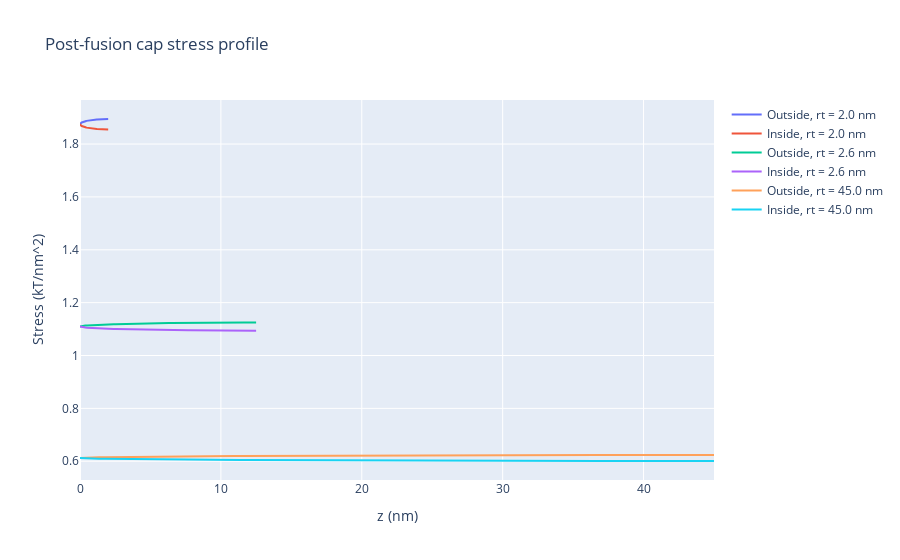
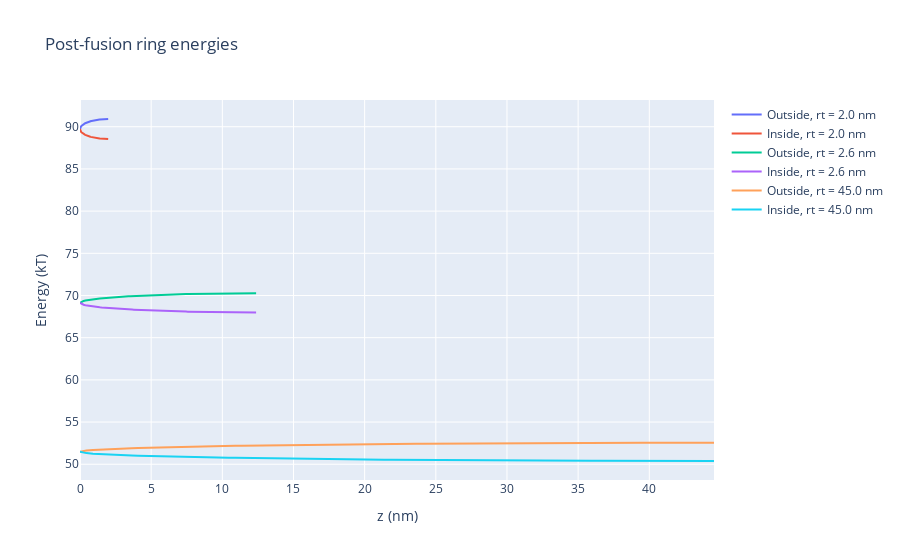
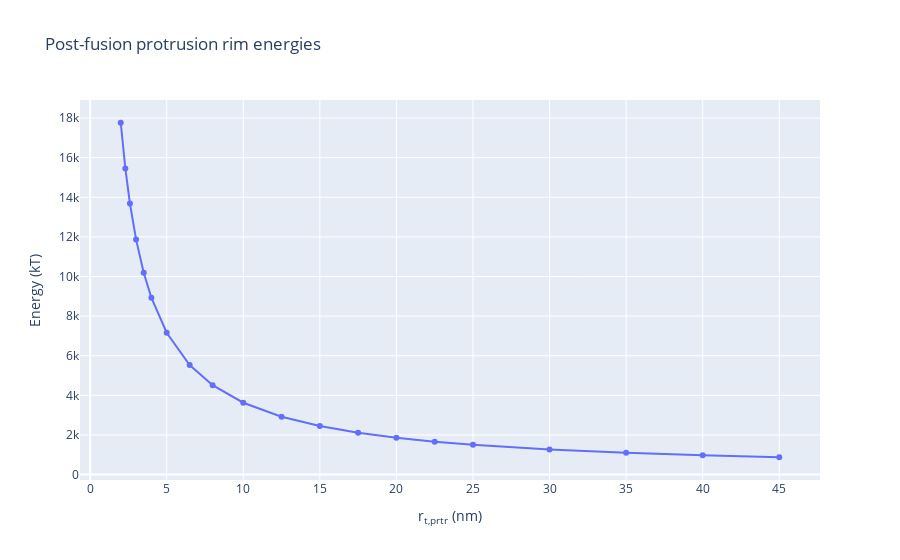

The cell these charts' notebook holds for them, in order:
### Markdown cell above
Validation of my "simulation parameter" validation:
- Dividing the z axis in to 1+Rt*n steps.  Choosing n=4 appears to be quite sufficient.  The final figure for GPre changes only slightly for n=2-->4, and there is no meaningful difference from n=4-->1000
    - Pass!

## Computation: post-fusion base rim via z-axis Riemann sum in cylindrical coordinates

This is the same as in BaseFusionPrePost.ipynb v1.1.1

*Caution: It is tempting to apply Christoph and Rob's (2011 paper) solution for conical pores to this situation.  However, we cannot.  Their conical set-up requires an imagined vertex that the membrane would converge to.  On the other hand, my cylindrical set-up is at a 90 degree rotation (where 0 is a perfectly flat membrane) and would only have such a vertex if the tube radius was infinitely thin.  We must therefore calculate this via direct application of toroidal geometry.*

This method poses the problem that each location on the z axis corresponds to 2 angles (except at the end).  However, we can use the same trigonometric method that we used in the previous section:

$u_{rim} = \left\{ \pi - arcsin \left(\frac{R_t - z}{R_t} \right) \cup arcsin \left(\frac{R_t - z}{R_t} \right) \right\}$

Note that this will double-count $u_{rim} = \pi/2$, but that shouldn't be a huge problem since its contribution will be small compared to the whole.

### Code cell
zSteps = 100
zRim = [np.linspace(0,rim_rt[0],num=zSteps)] # nm
for rt in range(1,rim_rt.size):
    zRim.append(np.linspace(0,rim_rt[rt],num=zSteps))

uRim = np.zeros((rim_rt.size,zSteps,2)) # radians
    # rim tube angle for each rim_rt as a function of z where uRim1 = 0 is 
    # defined as pointing outward on the bisecting transverse plane
    # 3rd dimension to acct for the fact that each z has a u for the inner 
    # surface and a u for the outer surface

kRim = np.zeros((rim_rt.size,zSteps,2)) # 1/nm; curv for each angle u on rim
    # curvature for each rim_rt value at each zRim along the rim surface
stressRim = np.zeros((rim_rt.size,zSteps,2)) # kT/nm^2; stress at each point
GRingPost = np.zeros((rim_rt.size,zSteps-1,2)) # kT; G_b of each ring
    # zRim.size-1 since Reimann summing reduces num of elements by 1
GPost = np.zeros(rim_rt.size)

#First calculate the relevant angles
for rt in range(0,rim_rt.size):
    for z in range(0,zSteps):
        uRim[rt,z,0] = np.arcsin((rim_rt[rt]-zRim[rt][z])/rim_rt[rt])  # Outside of torus
        uRim[rt,z,1] = np.pi - np.arcsin((rim_rt[rt]-zRim[rt][z])/rim_rt[rt])  # Inside of torus
        
#Second calculate the curvatures
for rt in range(0,rim_rt.size):
    for z in range(0,zSteps):
        kRim[rt,z,0] = torusCircCurv(R0,rim_rt[rt],uRim[rt,z,0])
        kRim[rt,z,1] = torusCircCurv(R0,rim_rt[rt],uRim[rt,z,1])
#print(kRim)

#Next calculate the "stress" (energy per unit area) profile
for rt in range(0,rim_rt.size):
    for z in range(0,zSteps):
        stressRim[rt,z,0] = helfrichStress(kRim[rt,z,0],1/rim_rt[rt],Kb)
        stressRim[rt,z,1] = helfrichStress(kRim[rt,z,1],1/rim_rt[rt],Kb)
            # NOT Kb*2 since only a single bilayer bending now

# Now find the energy of the discrete uRim rings via left Riemann sum
# To do so, we first must find the radii of the inner ringers and the outer rings
R1Out = np.zeros((rim_rt.size,zSteps))
R1In = np.zeros((rim_rt.size,zSteps))
for rt in range(0,rim_rt.size):
    for z in range(0,zSteps):
        R1Out[rt,z] = R0 + rim_rt[rt] + np.sqrt(1-((rim_rt[rt]-zRim[rt][z])/rim_rt[rt])**2) #out
        R1In[rt,z] = R0 + rim_rt[rt] - np.sqrt(1-((rim_rt[rt]-zRim[rt][z])/rim_rt[rt])**2) #in
            #Dist from z axis to membrane at given z (using trig a identity)
# Now we'll find the energy of each ring via left Riemann sum
for rt in range(0,rim_rt.size):
    for z in range(0,zSteps-1):
        # Stress per ring by finding cylindrical wall area * ring stress
        GRingPost[rt,z,0] = np.pi * 2*R1Out[rt,z] * (zRim[rt][1]-zRim[rt][0]) * stressRim[rt,z,0]
        GRingPost[rt,z,1] = np.pi * 2*R1In[rt,z] * (zRim[rt][1]-zRim[rt][0]) * stressRim[rt,z,1]

# Finally, add up all the rings' energies to get the total energy
for rt in range(0,rim_rt.size):
    for z in range(0,zSteps-1):
        GPost[rt] += GRingPost[rt,z,0] + GRingPost[rt,z,1]

#--------------------------------------------------------------------------------------------
# Graph the results
#--------------------------------------------------------------------------------------------
stressPlot = go.Figure()
stressPlot.add_trace(go.Scatter(x=zRim[0], y=stressRim[0,:,0], mode='lines', 
                                name='Outside, rt = {0} nm'.format(rim_rt[0])))
stressPlot.add_trace(go.Scatter(x=zRim[0], y=stressRim[0,:,1], mode='lines', 
                                name='Inside, rt = {0} nm'.format(rim_rt[0])))
stressPlot.add_trace(go.Scatter(x=zRim[round((rim_rt.size-1)/2)], y=stressRim[2,:,0], mode='lines', 
                                name='Outside, rt = {0} nm'.format(rim_rt[2])))
stressPlot.add_trace(go.Scatter(x=zRim[round((rim_rt.size-1)/2)], y=stressRim[2,:,1], mode='lines', 
                                name='Inside, rt = {0} nm'.format(rim_rt[2])))
stressPlot.add_trace(go.Scatter(x=zRim[rim_rt.size-1], y=stressRim[4,:,0], mode='lines', 
                                name='Outside, rt = {0} nm'.format(rim_rt[rim_rt.size-1])))
stressPlot.add_trace(go.Scatter(x=zRim[rim_rt.size-1], y=stressRim[4,:,1], mode='lines', 
                                name='Inside, rt = {0} nm'.format(rim_rt[rim_rt.size-1])))
stressPlot.update_layout(title="Post-fusion cap stress profile",
                        xaxis_title="z (nm)", yaxis_title="Stress (kT/nm^2)")
stressPlot.show()

ringGPlot = go.Figure()
ringGPlot.add_trace(go.Scatter(x=zRim[0], y=GRingPost[0,:,0], mode='lines', 
                               name='Outside, rt = {0} nm'.format(rim_rt[0])))
ringGPlot.add_trace(go.Scatter(x=zRim[0], y=GRingPost[0,:,1], mode='lines', 
                               name='Inside, rt = {0} nm'.format(rim_rt[0])))
ringGPlot.add_trace(go.Scatter(x=zRim[round((rim_rt.size-1)/2)], y=GRingPost[2,:,0], mode='lines', 
                               name='Outside, rt = {0} nm'.format(rim_rt[2])))
ringGPlot.add_trace(go.Scatter(x=zRim[round((rim_rt.size-1)/2)], y=GRingPost[2,:,1], mode='lines', 
                               name='Inside, rt = {0} nm'.format(rim_rt[2])))
ringGPlot.add_trace(go.Scatter(x=zRim[rim_rt.size-1], y=GRingPost[4,:,0], mode='lines', 
                               name='Outside, rt = {0} nm'.format(rim_rt[rim_rt.size-1])))
ringGPlot.add_trace(go.Scatter(x=zRim[rim_rt.size-1], y=GRingPost[4,:,1], mode='lines', 
                               name='Inside, rt = {0} nm'.format(rim_rt[rim_rt.size-1])))
ringGPlot.update_layout(title="Post-fusion ring energies",
                        xaxis_title="z (nm)", yaxis_title="Energy (kT)")
ringGPlot.show()

postGPlot = go.Figure()
postGPlot.add_trace(go.Scatter(x=rim_rt, y=GPost, mode='markers + lines'))
postGPlot.update_layout(title="Post-fusion protrusion rim energies",
                        xaxis_title="r<sub>t,prtr</sub> (nm)", yaxis_title="Energy (kT)")
postGPlot.show()

print("Total Gb of post-fusion protrusion rim in kT = ",GPost)
